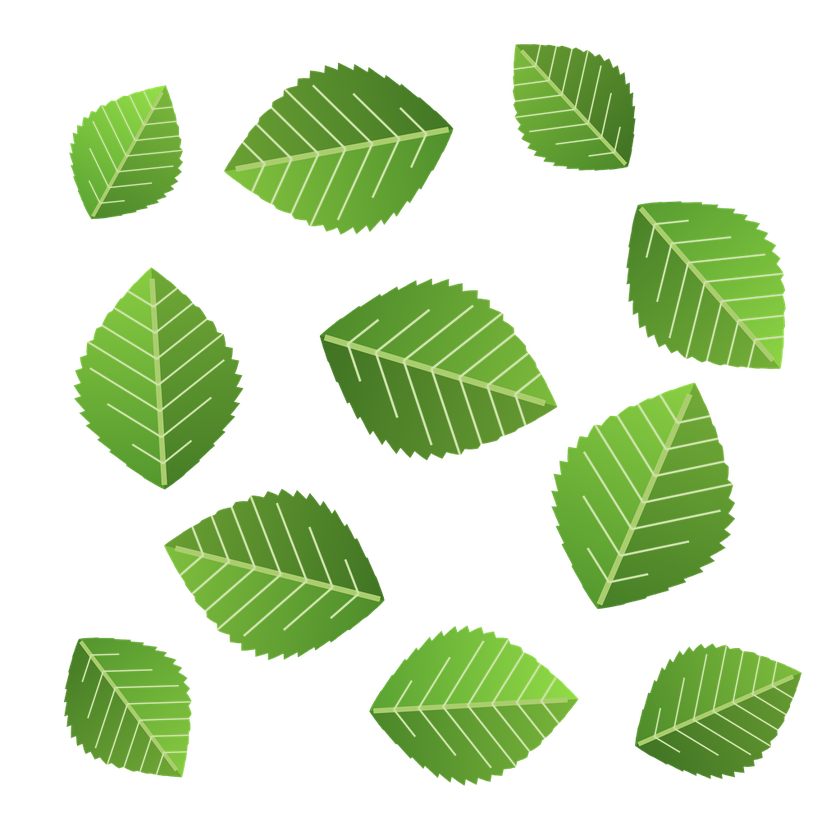
#> input picture farm/tools/art/farm3d/tex/apple_maple.png, 840 x 840 px, shrunk from 1024 x 1024 before the run
$ python grass.py tex/apple_maple.png tex/apple_normal.png 1.0
#> lines starting #> are read from the running program, lines starting #| are printed output that depends on the picture; after the words box and inside, x2 and y2 are one past the last pixel; in counts of white or black regions, pixels touching at a corner belong together
"""Painted grass detail over a background's flat grass: thousands of short blade strokes, each a little lighter or
darker than the paint under it, only where the picture is plain grass (not on objects, paths or edges).
python grass.py in out [density]"""
import sys, math, numpy as np
from PIL import Image, ImageDraw, ImageFilter
from scipy.ndimage import uniform_filter, binary_erosion
from skimage.color import rgb2hsv
src, out = sys.argv[1], sys.argv[2]
dens = float(sys.argv[3]) if len(sys.argv) > 3 else 1.0
im = Image.open(src).convert("RGB"); a = np.asarray(im).astype(np.float32)
#> after `im = Image.open(src).convert('RGB')`:
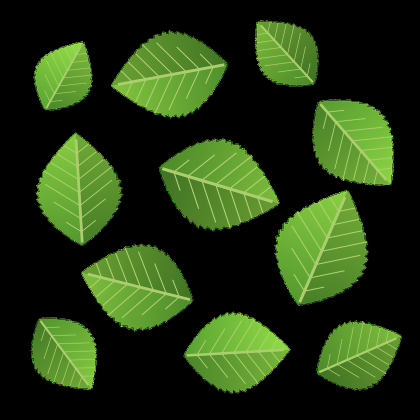
#> im: PIL image 840x840 RGB (shown at 1/2 size); mean R, G, B 35.9, 55.7, 19
H, W, _ = a.shape
hsv = rgb2hsv(a / 255)
#> hsv: shape (840, 840, 3) float32; mean of channels 0, 1, 2 0.0869, 0.225, 0.219
lum = a.mean(2)
m = uniform_filter(lum, 9); sd = np.sqrt(np.maximum(uniform_filter(lum ** 2, 9) - m ** 2, 0))
#> after `m = uniform_filter(lum, 9)`:
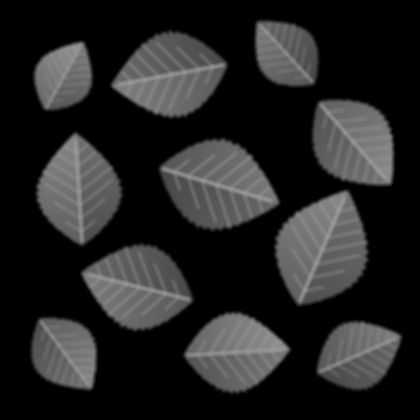
#> m: shape (840, 840) float32 (shown at 1/2 size); min 0, max 156, mean 36.9
#> after `sd = np.sqrt(np.maximum(uniform_filter(lum ** 2, 9) - m ** 2, 0))`:
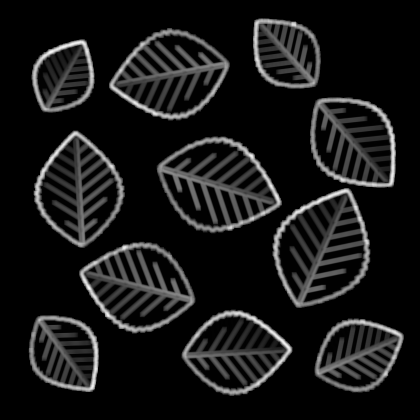
#> sd: shape (840, 840) float32 (shown at 1/2 size); min 0, max 78.03, mean 7.4; drawn with min black and max white
grass = (hsv[..., 0] > 0.13) & (hsv[..., 0] < 0.42) & (hsv[..., 1] > 0.28) & (sd < 14)
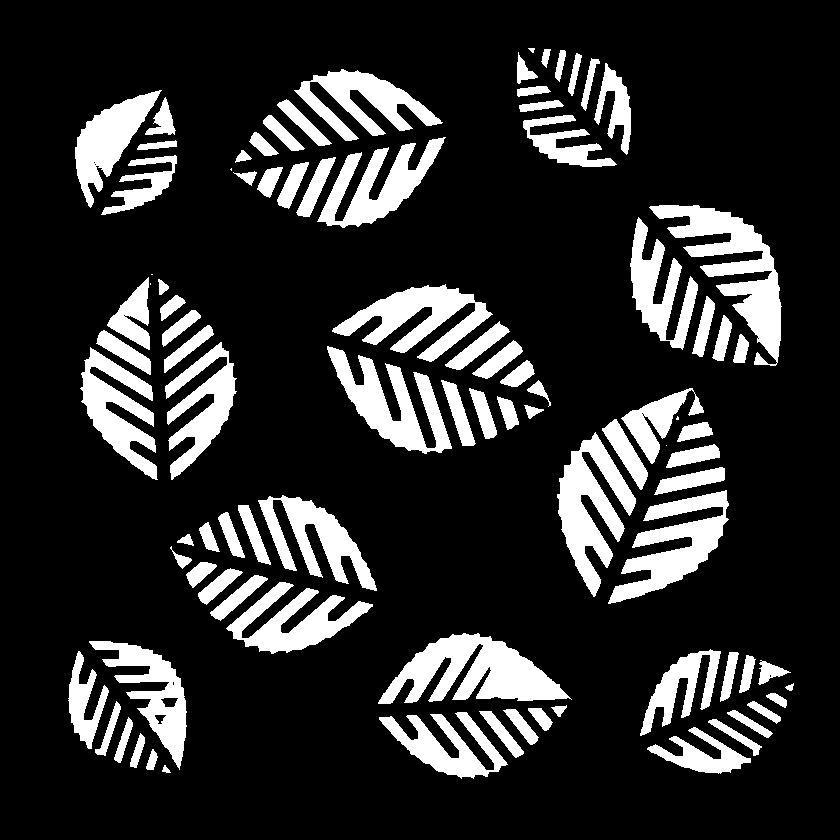
#> grass: shape (840, 840) bool; 17% white; 92 white regions (5 under 20 px), largest, box (x1, y1, x2, y2) and area: (378, 633, 572, 704) 7185, (649, 205, 782, 366) 6965, (557, 432, 636, 597) 5824
grass = binary_erosion(grass, iterations=3)
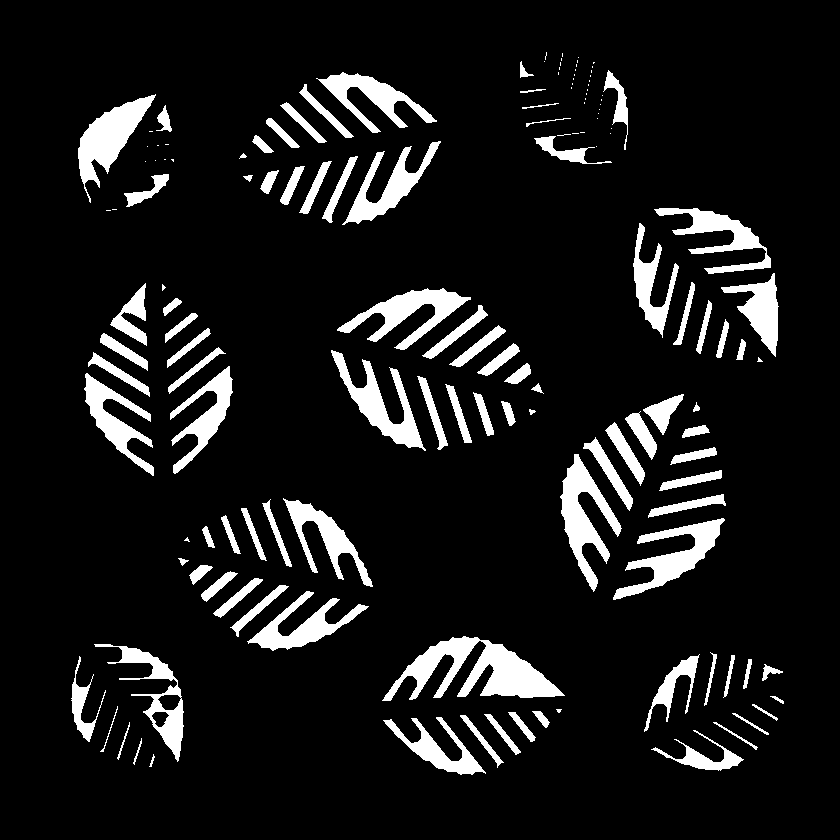
#> grass: shape (840, 840) bool; 9.8% white; 144 white regions (51 under 20 px), largest, box (x1, y1, x2, y2) and area: (382, 636, 565, 701) 5137, (560, 454, 622, 592) 3135, (78, 94, 156, 203) 3035
rng = np.random.default_rng(1)
n = int(grass.sum() / 26 * dens)
#> n = 2653
ys, xs = np.nonzero(grass)
idx = rng.choice(len(xs), size=min(n, len(xs)), replace=False)
#> idx = 2653 values, max 68962 at index 291, min 68 at index 718, mean 35085.1
layer = Image.new("RGBA", (W, H), (0, 0, 0, 0)); d = ImageDraw.Draw(layer)
for i in idx:
    x, y = int(xs[i]), int(ys[i]); c = a[y, x]
    dark = c.mean() < 70
    if rng.random() < 0.5:     # a lit blade: lighter and a touch more yellow
        f = rng.uniform(1.08, 1.2); col = np.clip(c * f + np.array([5, 3, -3]), 0, 255)
    else:
        f = rng.uniform(0.8, 0.9); col = np.clip(c * f, 0, 255)
    if dark: col = np.clip(c * rng.uniform(0.85, 1.25), 0, 255)
    L = rng.uniform(5, 12); ang = math.radians(-90 + rng.uniform(-32, 32)); bend = rng.uniform(-0.5, 0.5)
    x1, y1 = x + math.cos(ang) * L * 0.55, y + math.sin(ang) * L * 0.55
    x2, y2 = x1 + math.cos(ang + bend) * L * 0.45, y1 + math.sin(ang + bend) * L * 0.45
    al = int(rng.uniform(80, 150))
    d.line([(x, y), (x1, y1), (x2, y2)], fill=(int(col[0]), int(col[1]), int(col[2]), al), width=2, joint="curve")
#> this loop made 2653 passes
#> (i, x, y, c, f, col, L, ang) on passes 1 to 5: (32234, 94, 408, [104, 171, 54], 0.834, [86.69, 142.5, 45.01], 5, -1.89), (43859, 576, 517, [101, 169, 53], 1.16, [122.1, 198.9, 58.42], 6.57, -1.61), (41822, 598, 496, [107, 175, 55], 0.886, [94.79, 155, 48.72], 11.12, -1.91), (32859, 655, 411, [129, 198, 63], 1.09, [145.7, 219, 65.73], 5.5, -1.42), (59348, 426, 676, [106, 178, 55], 0.852, [90.31, 151.6, 46.86], 6.14, -1.31)
layer = layer.filter(ImageFilter.GaussianBlur(0.35))
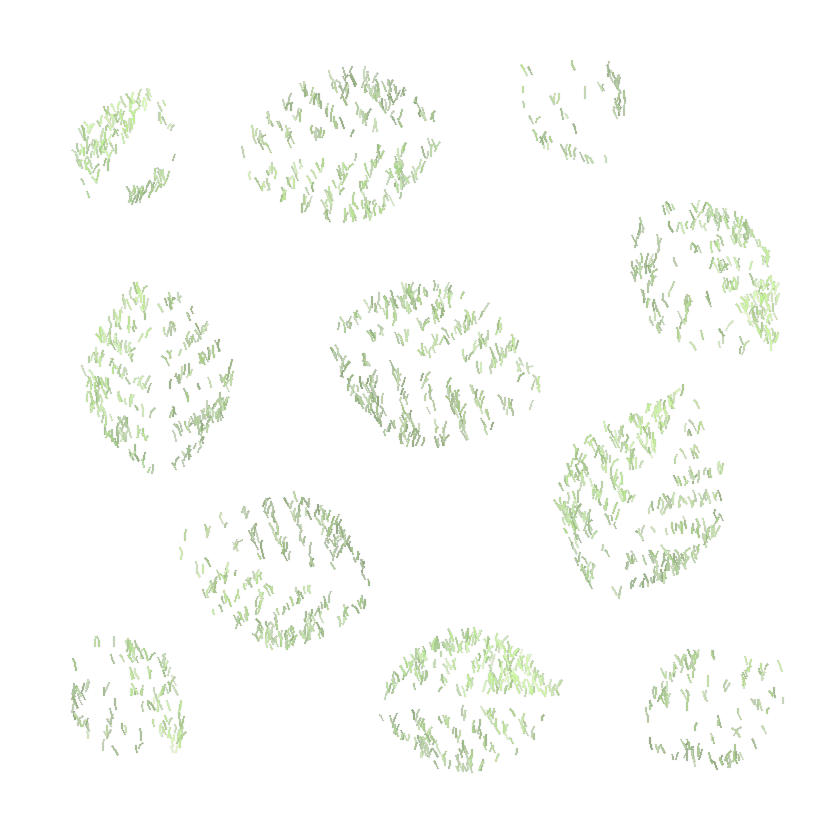
#> layer: PIL image 840x840 RGBA; mean R, G, B, A 5.7, 9.2, 2.8, 6.5; transparent parts drawn white
res = im.convert("RGBA"); res.alpha_composite(layer)
res.convert("RGB").save(out, quality=93)
print(out, len(idx), "strokes")
#| tex/apple_normal.png 2653 strokes

$ run again, on farm/tools/art/farm3d/tex/cherry_normal.png
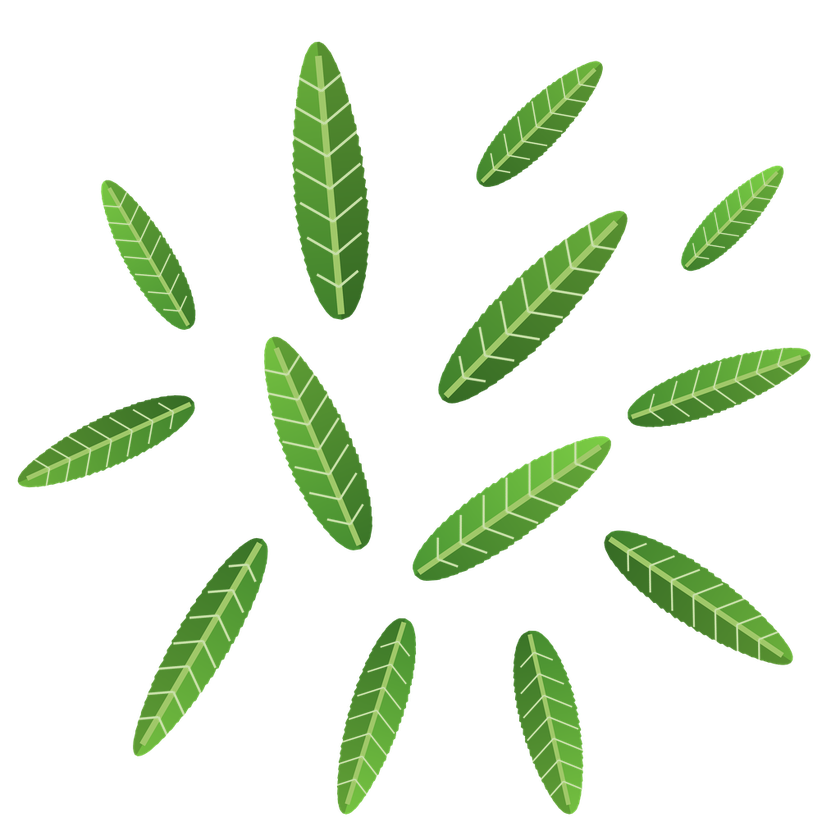
#> input picture farm/tools/art/farm3d/tex/cherry_normal.png, 840 x 840 px, shrunk from 1024 x 1024 before the run
#> hsv: shape (840, 840, 3) float32; mean of channels 0, 1, 2 0.0502, 0.118, 0.115
#> `grass = binary_erosion(grass, iterations=3)`:
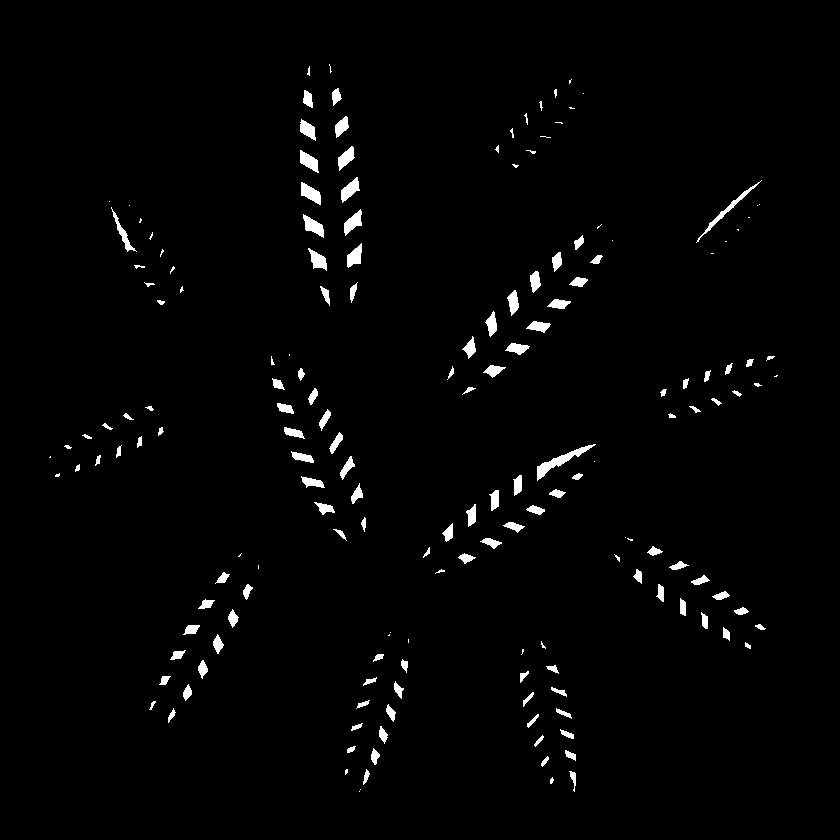
#> grass: shape (840, 840) bool; 1.8% white; 176 white regions (47 under 20 px), largest, box (x1, y1, x2, y2) and area: (537, 444, 596, 481) 471, (696, 180, 762, 243) 305, (301, 182, 321, 205) 259
#> n = 493
#> ys = 12819 values from 64 to 791; xs = 12819 values, max 777 at index 5564, min 49 at index 7066, mean 424.3
#> idx = 493 values, max 12790 at index 95, min 73 at index 305, mean 6539.5
#> the loop `for i in idx:` made 493 passes
#> (i, x, y, c, f, col, L, ang) on passes 1 to 6: (9418, 465, 558, [71, 134, 46], 1.17, [87.99, 159.6, 50.77], 9.55, -1.45), (3258, 322, 259, [73, 138, 47], 0.816, [59.54, 112.6, 38.33], 7.7, -2.11), (8098, 557, 492, [90, 155, 52], 1.14, [107.2, 179, 56.05], 11.19, -1.78), (3210, 320, 258, [73, 138, 47], 1.09, [84.65, 153.6, 48.28], 11.74, -1.29), (414, 338, 123, [77, 133, 45], 1.12, [91.29, 152.1, 47.43], 11.12, -1.66), (7393, 353, 465, [72, 132, 45], 0.812, [58.44, 107.1, 36.53], 5.79, -1.61)
#> `layer = layer.filter(ImageFilter.GaussianBlur(0.35))`:
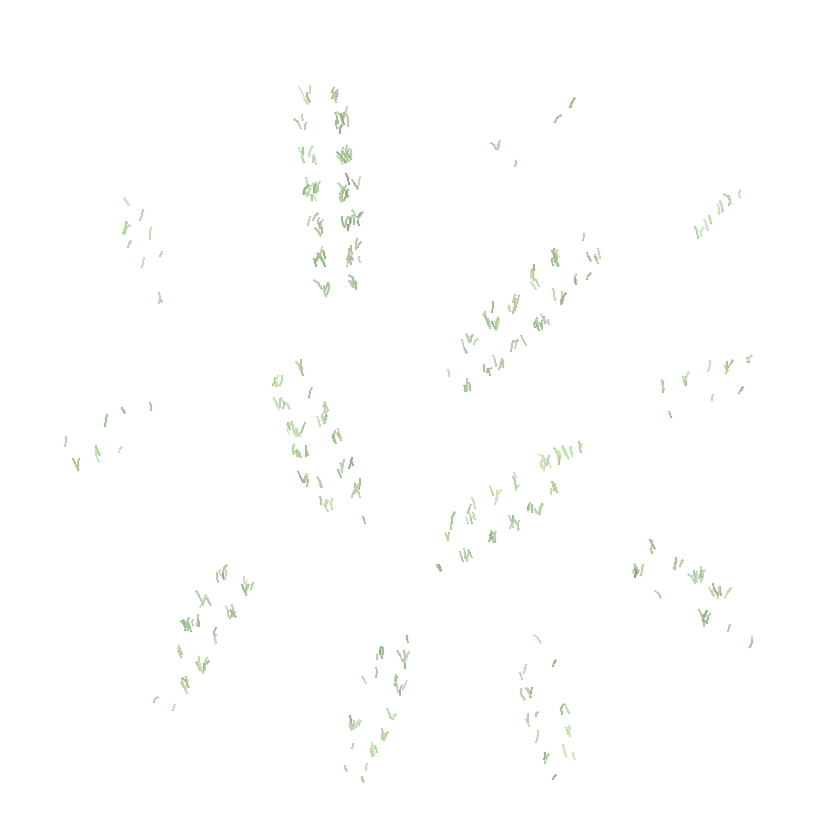
#> layer: PIL image 840x840 RGBA; mean R, G, B, A 0.9, 1.6, 0.5, 1.2; transparent parts drawn white
#| tex/cherry_normal.png 493 strokes
